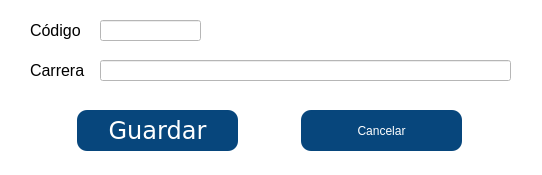
<?xml version="1.0" encoding="UTF-8"?>
<ui version="4.0">
 <class>Dialog</class>
 <widget class="QDialog" name="Dialog">
  <property name="windowModality">
   <enum>Qt::WindowModal</enum>
  </property>
  <property name="geometry">
   <rect>
    <x>0</x>
    <y>0</y>
    <width>542</width>
    <height>175</height>
   </rect>
  </property>
  <property name="minimumSize">
   <size>
    <width>542</width>
    <height>175</height>
   </size>
  </property>
  <property name="maximumSize">
   <size>
    <width>542</width>
    <height>175</height>
   </size>
  </property>
  <property name="windowTitle">
   <string>Carrera</string>
  </property>
  <property name="styleSheet">
   <string notr="true">background-color: rgb(255, 255, 255);</string>
  </property>
  <property name="modal">
   <bool>true</bool>
  </property>
  <widget class="QLabel" name="label">
   <property name="geometry">
    <rect>
     <x>30</x>
     <y>20</y>
     <width>61</width>
     <height>21</height>
    </rect>
   </property>
   <property name="font">
    <font>
     <family>Tahoma</family>
     <pointsize>12</pointsize>
    </font>
   </property>
   <property name="text">
    <string>Código</string>
   </property>
  </widget>
  <widget class="QLineEdit" name="tx_codigo">
   <property name="geometry">
    <rect>
     <x>100</x>
     <y>20</y>
     <width>101</width>
     <height>21</height>
    </rect>
   </property>
   <property name="font">
    <font>
     <family>Tahoma</family>
     <pointsize>12</pointsize>
    </font>
   </property>
   <property name="inputMask">
    <string/>
   </property>
   <property name="text">
    <string/>
   </property>
  </widget>
  <widget class="QLabel" name="label_2">
   <property name="geometry">
    <rect>
     <x>30</x>
     <y>60</y>
     <width>61</width>
     <height>21</height>
    </rect>
   </property>
   <property name="font">
    <font>
     <family>Tahoma</family>
     <pointsize>12</pointsize>
    </font>
   </property>
   <property name="text">
    <string>Carrera</string>
   </property>
  </widget>
  <widget class="QLineEdit" name="tx_nombre">
   <property name="geometry">
    <rect>
     <x>100</x>
     <y>60</y>
     <width>411</width>
     <height>21</height>
    </rect>
   </property>
   <property name="font">
    <font>
     <family>Tahoma</family>
     <pointsize>12</pointsize>
    </font>
   </property>
  </widget>
  <widget class="QWidget" name="horizontalLayoutWidget">
   <property name="geometry">
    <rect>
     <x>20</x>
     <y>110</y>
     <width>501</width>
     <height>41</height>
    </rect>
   </property>
   <layout class="QHBoxLayout" name="horizontalLayout">
    <item>
     <widget class="QPushButton" name="Bt_guardar">
      <property name="maximumSize">
       <size>
        <width>161</width>
        <height>41</height>
       </size>
      </property>
      <property name="font">
       <font>
        <family>Verdana</family>
        <pointsize>18</pointsize>
        <weight>50</weight>
        <italic>false</italic>
        <bold>false</bold>
       </font>
      </property>
      <property name="focusPolicy">
       <enum>Qt::NoFocus</enum>
      </property>
      <property name="styleSheet">
       <string notr="true">background-color: rgb(7, 70, 124);
font: 18pt &quot;Verdana&quot;;
border-radius: 10px;
color: rgb(255, 255, 255);</string>
      </property>
      <property name="text">
       <string>Guardar</string>
      </property>
     </widget>
    </item>
    <item>
     <widget class="QPushButton" name="Bt_cancelar">
      <property name="maximumSize">
       <size>
        <width>161</width>
        <height>41</height>
       </size>
      </property>
      <property name="focusPolicy">
       <enum>Qt::NoFocus</enum>
      </property>
      <property name="styleSheet">
       <string notr="true">background-color: rgb(7, 70, 124);
font: 18pt &quot;Verdana&quot;;
border-radius: 10px;
color: rgb(255, 255, 255);</string>
      </property>
      <property name="text">
       <string>Cancelar</string>
      </property>
     </widget>
    </item>
   </layout>
  </widget>
 </widget>
 <resources/>
 <connections/>
</ui>
